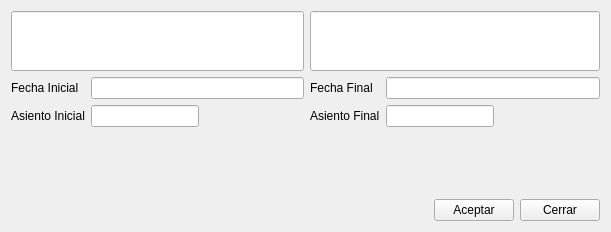
<?xml version="1.0" encoding="UTF-8"?>
<ui version="4.0">
 <class>BcCambiaCuentaBase</class>
 <widget class="QDialog" name="BcCambiaCuentaBase">
  <property name="geometry">
   <rect>
    <x>0</x>
    <y>0</y>
    <width>611</width>
    <height>232</height>
   </rect>
  </property>
  <property name="windowTitle">
   <string>Cambiar Cuenta</string>
  </property>
  <layout class="QGridLayout" name="gridLayout">
   <item row="0" column="0" colspan="3">
    <layout class="QHBoxLayout">
     <property name="spacing">
      <number>6</number>
     </property>
     <property name="margin">
      <number>0</number>
     </property>
    </layout>
   </item>
   <item row="0" column="3" colspan="3">
    <layout class="QHBoxLayout">
     <property name="spacing">
      <number>6</number>
     </property>
     <property name="margin">
      <number>0</number>
     </property>
    </layout>
   </item>
   <item row="1" column="0" colspan="3">
    <widget class="BlSearchWidget" name="mui_codigoorigen">
     <property name="sizePolicy">
      <sizepolicy hsizetype="Expanding" vsizetype="Preferred">
       <horstretch>0</horstretch>
       <verstretch>0</verstretch>
      </sizepolicy>
     </property>
     <property name="minimumSize">
      <size>
       <width>0</width>
       <height>60</height>
      </size>
     </property>
    </widget>
   </item>
   <item row="1" column="3" colspan="3">
    <widget class="BlSearchWidget" name="mui_codigodestino">
     <property name="sizePolicy">
      <sizepolicy hsizetype="Expanding" vsizetype="Preferred">
       <horstretch>0</horstretch>
       <verstretch>0</verstretch>
      </sizepolicy>
     </property>
     <property name="minimumSize">
      <size>
       <width>0</width>
       <height>60</height>
      </size>
     </property>
    </widget>
   </item>
   <item row="2" column="0">
    <widget class="QLabel" name="textLabel1_2_2">
     <property name="sizePolicy">
      <sizepolicy hsizetype="Fixed" vsizetype="Preferred">
       <horstretch>0</horstretch>
       <verstretch>0</verstretch>
      </sizepolicy>
     </property>
     <property name="text">
      <string>Fecha Inicial</string>
     </property>
    </widget>
   </item>
   <item row="2" column="1" colspan="2">
    <widget class="BlDateSearch" name="fechainicial">
     <property name="sizePolicy">
      <sizepolicy hsizetype="Ignored" vsizetype="Preferred">
       <horstretch>0</horstretch>
       <verstretch>0</verstretch>
      </sizepolicy>
     </property>
    </widget>
   </item>
   <item row="2" column="3">
    <widget class="QLabel" name="textLabel1_2_3">
     <property name="sizePolicy">
      <sizepolicy hsizetype="Fixed" vsizetype="Preferred">
       <horstretch>0</horstretch>
       <verstretch>0</verstretch>
      </sizepolicy>
     </property>
     <property name="text">
      <string>Fecha Final</string>
     </property>
    </widget>
   </item>
   <item row="2" column="4" colspan="2">
    <widget class="BlDateSearch" name="fechafinal">
     <property name="sizePolicy">
      <sizepolicy hsizetype="Ignored" vsizetype="Preferred">
       <horstretch>0</horstretch>
       <verstretch>0</verstretch>
      </sizepolicy>
     </property>
    </widget>
   </item>
   <item row="3" column="0">
    <widget class="QLabel" name="textLabel1_2_3_2">
     <property name="sizePolicy">
      <sizepolicy hsizetype="Fixed" vsizetype="Preferred">
       <horstretch>0</horstretch>
       <verstretch>0</verstretch>
      </sizepolicy>
     </property>
     <property name="text">
      <string>Asiento Inicial</string>
     </property>
    </widget>
   </item>
   <item row="3" column="1">
    <widget class="QLineEdit" name="asientoinicial">
     <property name="sizePolicy">
      <sizepolicy hsizetype="Fixed" vsizetype="Fixed">
       <horstretch>0</horstretch>
       <verstretch>0</verstretch>
      </sizepolicy>
     </property>
    </widget>
   </item>
   <item row="3" column="2">
    <spacer name="horizontalSpacer">
     <property name="orientation">
      <enum>Qt::Horizontal</enum>
     </property>
     <property name="sizeHint" stdset="0">
      <size>
       <width>118</width>
       <height>21</height>
      </size>
     </property>
    </spacer>
   </item>
   <item row="3" column="3">
    <widget class="QLabel" name="textLabel1_2_3_3">
     <property name="sizePolicy">
      <sizepolicy hsizetype="Fixed" vsizetype="Preferred">
       <horstretch>0</horstretch>
       <verstretch>0</verstretch>
      </sizepolicy>
     </property>
     <property name="text">
      <string>Asiento Final</string>
     </property>
    </widget>
   </item>
   <item row="3" column="4">
    <widget class="QLineEdit" name="asientofinal">
     <property name="sizePolicy">
      <sizepolicy hsizetype="Fixed" vsizetype="Fixed">
       <horstretch>0</horstretch>
       <verstretch>0</verstretch>
      </sizepolicy>
     </property>
    </widget>
   </item>
   <item row="3" column="5">
    <spacer name="horizontalSpacer_2">
     <property name="orientation">
      <enum>Qt::Horizontal</enum>
     </property>
     <property name="sizeHint" stdset="0">
      <size>
       <width>118</width>
       <height>21</height>
      </size>
     </property>
    </spacer>
   </item>
   <item row="5" column="0" colspan="6">
    <layout class="QHBoxLayout">
     <property name="spacing">
      <number>6</number>
     </property>
     <property name="margin">
      <number>0</number>
     </property>
     <item>
      <spacer>
       <property name="orientation">
        <enum>Qt::Horizontal</enum>
       </property>
       <property name="sizeType">
        <enum>QSizePolicy::Expanding</enum>
       </property>
       <property name="sizeHint" stdset="0">
        <size>
         <width>201</width>
         <height>20</height>
        </size>
       </property>
      </spacer>
     </item>
     <item>
      <widget class="QPushButton" name="pushButton4">
       <property name="sizePolicy">
        <sizepolicy hsizetype="Minimum" vsizetype="Fixed">
         <horstretch>0</horstretch>
         <verstretch>0</verstretch>
        </sizepolicy>
       </property>
       <property name="focusPolicy">
        <enum>Qt::StrongFocus</enum>
       </property>
       <property name="text">
        <string>Aceptar</string>
       </property>
       <property name="autoDefault">
        <bool>false</bool>
       </property>
      </widget>
     </item>
     <item>
      <widget class="QPushButton" name="pushButton4_2">
       <property name="sizePolicy">
        <sizepolicy hsizetype="Minimum" vsizetype="Fixed">
         <horstretch>0</horstretch>
         <verstretch>0</verstretch>
        </sizepolicy>
       </property>
       <property name="text">
        <string>Cerrar</string>
       </property>
       <property name="autoDefault">
        <bool>false</bool>
       </property>
      </widget>
     </item>
    </layout>
   </item>
   <item row="4" column="0" colspan="6">
    <spacer name="verticalSpacer">
     <property name="orientation">
      <enum>Qt::Vertical</enum>
     </property>
     <property name="sizeHint" stdset="0">
      <size>
       <width>20</width>
       <height>40</height>
      </size>
     </property>
    </spacer>
   </item>
  </layout>
 </widget>
 <layoutdefault spacing="6" margin="11"/>
 <customwidgets>
  <customwidget>
   <class>BlDateSearch</class>
   <extends>QLineEdit</extends>
   <header>bldatesearch.h</header>
  </customwidget>
  <customwidget>
   <class>BlSearchWidget</class>
   <extends>QLineEdit</extends>
   <header>blsearchwidget.h</header>
  </customwidget>
 </customwidgets>
 <resources/>
 <connections>
  <connection>
   <sender>pushButton4_2</sender>
   <signal>clicked()</signal>
   <receiver>BcCambiaCuentaBase</receiver>
   <slot>close()</slot>
   <hints>
    <hint type="sourcelabel">
     <x>512</x>
     <y>149</y>
    </hint>
    <hint type="destinationlabel">
     <x>381</x>
     <y>162</y>
    </hint>
   </hints>
  </connection>
  <connection>
   <sender>pushButton4</sender>
   <signal>clicked()</signal>
   <receiver>BcCambiaCuentaBase</receiver>
   <slot>accept()</slot>
   <hints>
    <hint type="sourcelabel">
     <x>454</x>
     <y>148</y>
    </hint>
    <hint type="destinationlabel">
     <x>270</x>
     <y>153</y>
    </hint>
   </hints>
  </connection>
 </connections>
</ui>
